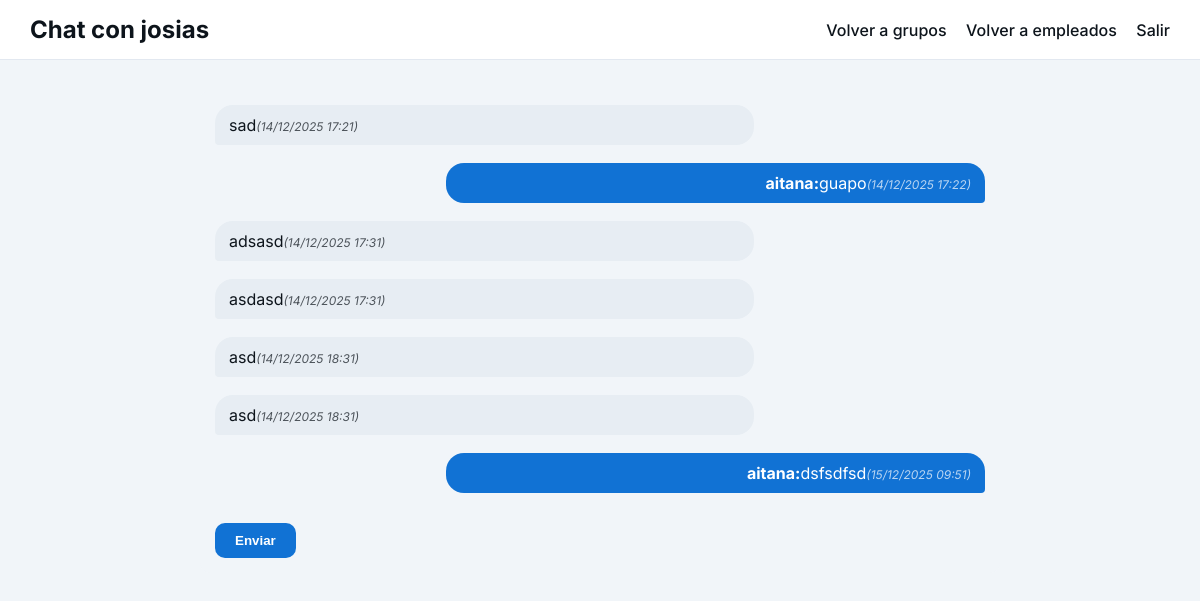
Screenshot of /chat/private/2/ (signed in) with the database file from the repository.
### users/models.py (models this page shows, shortened)
class CustomUser(AbstractUser):
    role = models.CharField(max_length=10, choices=ROLE_CHOICES, default='employee')
    department = models.ForeignKey(Department, null=True, blank=True, on_delete=models.SET_NULL, related_name='employees')
    fecha_contratacion = models.DateField(null=True, blank=True)
    phone = models.CharField(max_length=20, blank=True)
    address = models.CharField(max_length=255, blank=True)
    avatar = models.ImageField(upload_to='avatars/', null=True, blank=True)

### chat/models.py (models this page shows, shortened)
class Message(models.Model):
    group = models.ForeignKey(ChatGroup, on_delete=models.CASCADE, related_name='messages')
    sender = models.ForeignKey(settings.AUTH_USER_MODEL, on_delete=models.CASCADE)
    content = models.TextField()
    timestamp = models.DateTimeField(auto_now_add=True)
    class Meta:
        ordering = ['timestamp']

### chat/views.py (the view)
# urls.py: path("private/<int:other_id>/", views.private_chat, name="private_chat"),
@login_required
def private_chat(request, other_id):
    user = request.user
    other = get_object_or_404(CustomUser, id=other_id)
    grupo = ChatGroup.objects.filter(is_private=True, members=user).filter(members=other).distinct().first()
    if not grupo:
        grupo = ChatGroup.objects.create(name=f"Privado: {user.username} & {other.username}", is_private=True)
        grupo.members.add(user, other)
    mensajes = Message.objects.filter(group=grupo).order_by('timestamp')
    if request.method == "POST":
        content = request.POST.get("content","").strip()
        if content:
            Message.objects.create(group=grupo, sender=user, content=content)
            return redirect("chat:private_chat", other_id=other_id)
    return render(request, "chat/private_chat.html", {
        "other": other,
        "mensajes": mensajes,
        "puede_enviar": True,
        "form": None,
        "empleado": user,
    })

### templates/chat/private_chat.html (shortened to what this page needs)
{% load static %}
<!DOCTYPE html>
<html lang="es">
<head>
    <link rel="stylesheet" href="{% static 'css/chat.css' %}">
</head>
<body>
<header>
    <div class="logo">Chat con {{ other.get_full_name|default:other.username }}</div>
    <nav>
        <a href="{% url 'chat:chat_groups_list' %}">Volver a grupos</a>
        <a href="/empleados">Volver a empleados</a>
        <a href="{% url 'users:logout' %}">Salir</a>
    </nav>
</header>
<div class="container">
    <ul class="messages">
        {% for m in mensajes %}
            {% if m.sender == empleado %}
    <li class="chat-bubble receiver">
        {{ m.content }}
        <em style="display:block; font-size:0.75rem; margin-top:4px;">({{ m.timestamp|date:"d/m/Y H:i" }})</em>
    </li>
{% else %}
    <li class="chat-bubble sender">
        <strong>{{ m.sender.get_full_name|default:m.sender.username }}:</strong> {{ m.content }}
        <em style="display:block; font-size:0.75rem; margin-top:4px;">({{ m.timestamp|date:"d/m/Y H:i" }})</em>
    </li>
{% endif %}
        {% empty %}
            <li>No hay mensajes.</li>
        {% endfor %}
    </ul>
    {% if puede_enviar %}
    <form method="post" class="send-message">
        <button type="submit" class="btn send-btn">Enviar</button>
    </form>
    {% else %}
    <p><em>No puedes enviar mensajes en este chat.</em></p>
    {% endif %}
</div>
</body>
</html>

### static/css/chat.css (style rules this page uses)
*, *::before, *::after { box-sizing: border-box; }
body { font-family: 'Inter', 'Noto Sans', sans-serif; background-color: #f1f5f9; margin: 0; padding: 0; }
header { display: flex; justify-content: space-between; align-items: center; background-color: #fff; padding: 15px 30px; border-bottom: 1px solid #e7edf3; position: sticky; top: 0; z-index: 100; }
header .logo { font-weight: 700; font-size: 1.5rem; color: #0d141b; }
header nav a { margin-left: 20px; text-decoration: none; color: #0d141b; font-weight: 500; }
.container { max-width: 800px; margin: 30px auto; padding: 0 15px; }
.chat-bubble { max-width: 70%; padding: 12px 15px; margin-bottom: 10px; border-radius: 15px; position: relative; word-wrap: break-word; }
.chat-bubble.sender { background-color: #1172d4; color: white; margin-left: auto; border-bottom-right-radius: 0; }
.chat-bubble.receiver { background-color: #e7edf3; color: #0d141b; margin-right: auto; border-bottom-left-radius: 0; }
ul.messages { list-style: none; padding: 0; }
form.send-message { display: flex; gap: 10px; margin-top: 20px; }
form.send-message button { padding: 0.75rem 1rem; border-radius: 0.75rem; border: none; background-color: #1172d4; color: white; font-weight: 600; cursor: pointer; transition: background-color 0.2s ease; }
header { display: flex; justify-content: space-between; align-items: center; background-color: #fff; padding: 15px 30px; border-bottom: 1px solid #e2e8f0; }
header nav a { margin-left: 15px; text-decoration: none; color: #0d141b; font-weight: 500; }
.container { max-width: 800px; margin: 30px auto; padding: 15px; background-color: #f1f5f9; border-radius: 10px; }
.messages { list-style: none; padding: 0; margin: 0 0 20px 0; }
.chat-bubble { padding: 10px 15px; border-radius: 20px; margin-bottom: 10px; max-width: 75%; word-wrap: break-word; }
.sender { background-color: #1172d4; color: #fff; margin-left: auto; text-align: right; }
.receiver { background-color: #e2e8f0; color: #0d141b; margin-right: auto; text-align: left; }
.send-message { display: flex; gap: 10px; margin-top: 15px; }
.btn.send-btn { background-color: #1172d4; color: white; font-weight: 600; padding: 10px 20px; border-radius: 10px; border: none; cursor: pointer; transition: background-color 0.2s ease; }
ul.messages { display: flex !important; flex-direction: column !important; gap: 8px; }
ul.messages > li { display: flex !important; width: 100% !important; }
ul.messages > li.sender { justify-content: flex-end !important; }
ul.messages > li.receiver { justify-content: flex-start !important; }
ul.messages > li.sender, ul.messages > li.receiver { max-width: 70% !important; padding: 10px 14px !important; border-radius: 18px !important; word-wrap: break-word; }
ul.messages > li.sender { background-color: #1172d4 !important; color: #ffffff !important; margin-left: auto !important; border-bottom-right-radius: 4px !important; }
ul.messages > li.receiver { background-color: #e7edf3 !important; color: #0d141b !important; margin-right: auto !important; border-bottom-left-radius: 4px !important; }
ul.messages > li em { display: block; font-size: 0.7rem; opacity: 0.7; margin-top: 4px; }

### rows the page displays
CustomUser: get_full_name "josias"
Message: content "sad", timestamp "14/12/2025 17:21"
Message: sender.get_full_name "aitana", content "guapo", timestamp "14/12/2025 17:22"
Message: content "adsasd", timestamp "14/12/2025 17:31"
Message: content "asdasd", timestamp "14/12/2025 17:31"
Message: content "asd", timestamp "14/12/2025 18:31"
Message: content "asd", timestamp "14/12/2025 18:31"
Message: sender.get_full_name "aitana", content "dsfsdfsd", timestamp "15/12/2025 09:51"
